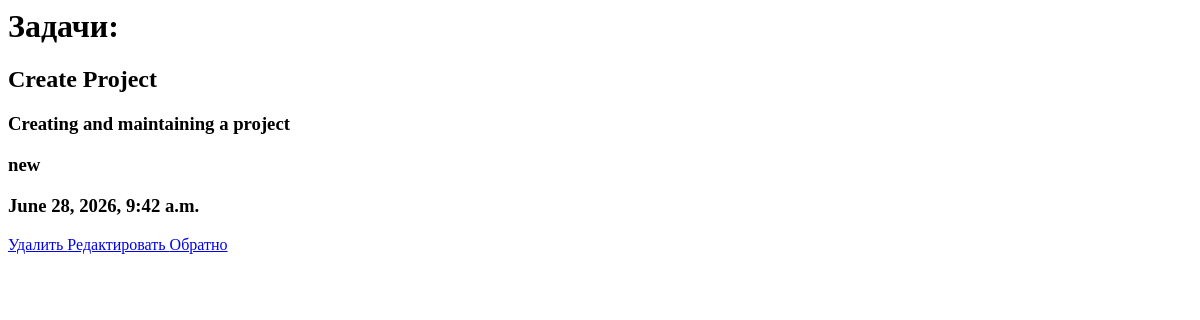
The app's page /task/1/, older data.
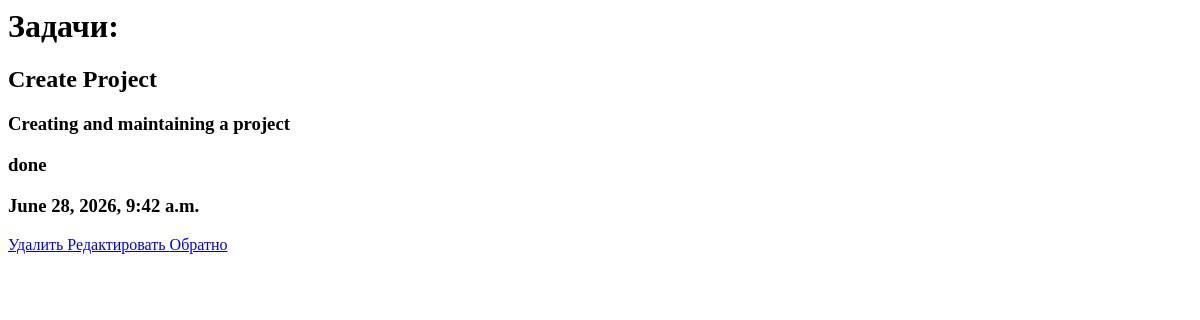
The same page, newer data.
### main/models.py (models this page shows, shortened)
class Task(models.Model):
    STATUS_CHOICES = [
        ('new', 'новая'),
        ('in_progress', 'В работе'),
        ('done', 'Выполнена'),
    ]
    owner = models.ForeignKey(settings.AUTH_USER_MODEL,on_delete=models.CASCADE,related_name='tasks')
    title = models.CharField(max_length=100)
    description = models.TextField()
    status =  models.CharField(max_length=20, choices=STATUS_CHOICES, default='new')
    created_at = models.DateTimeField(auto_now_add=True)

### main/views.py (the view)
# urls.py: path('task/<taskid>/', task, name='task'),
def task(request, taskid):
    task = Task.objects.get(pk=taskid)
    return render(request, 'main/task.html', {'task': task})

### main/templates/main/task.html
<h1> Задачи: </h1>
<h2>{{ task.title }}</h2>
<h3>{{ task.description }}</h3>
<h3>{{ task.status }}</h3>
<h3>{{ task.created_at }}</h3>
<a href='{% url 'deletetask' task.id %}' class="btn"> Удалить </a>
<a href='{% url 'updatetask' task.id %}' class="btn"> Редактировать </a>
<a href='{% url tasks %}' class="btn" > Обратно </a>

Row changes from the older to the newer data that the page shows:
changed Task "Create Project": status "new" → "done"
